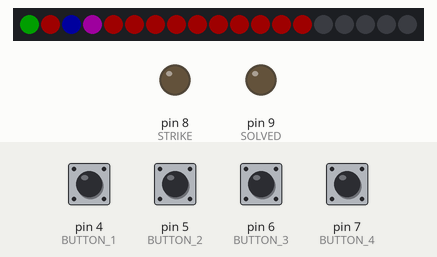
The program below on a simulated Arduino Nano, built with avr-gcc and run on an emulated ATmega328P. Parts: 19 RGB LEDs in strip order, left to right, output pins drawn as LEDs (lit = HIGH). The test bench sets the inputs (shaded band); at power-on: pin 4 (BUTTON_1), pin 5 (BUTTON_2), pin 6 (BUTTON_3), pin 7 (BUTTON_4) HIGH. Dim RGB values are drawn brighter than linear; random numbers use the default seed unless the program sets one; what the program prints to the serial monitor is not drawn.

Above: at 4.3 s.
4.4 s: pin 5 (BUTTON_2) pulled LOW for 0.15 s
At 5.3 s:
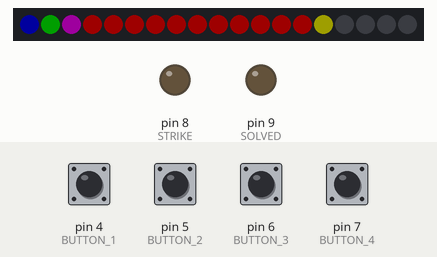
6.4 s: pin 4 (BUTTON_1) pulled LOW for 0.15 s
At 7.2 s:
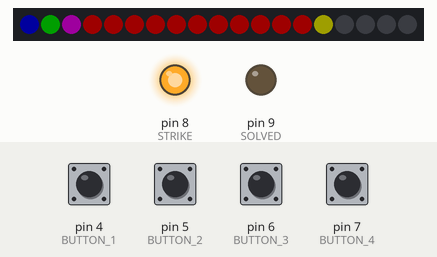
8.9 s: pin 6 (BUTTON_3) pulled LOW for 0.15 s
At 9.5 s:
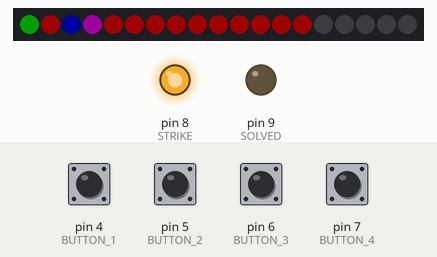
11.4 s: pin 5 (BUTTON_2) pulled LOW for 1 s
At 13.0 s:
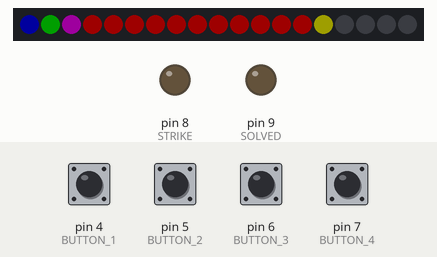
13.9 s: pin 6 (BUTTON_3) pulled LOW for 1 s
At 14.9 s:
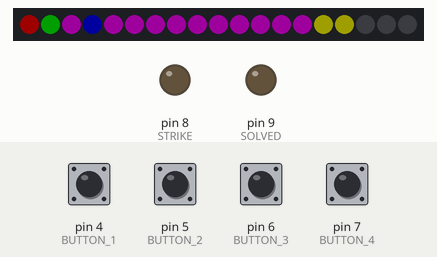
16.4 s: pin 7 (BUTTON_4) pulled LOW for 0.15 s
At 17.2 s:
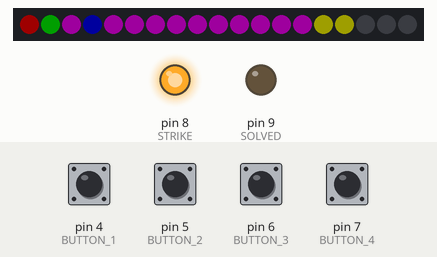
Timing chart, 0 to 19.4 s (numbered marks = the images above; inputs shaded):
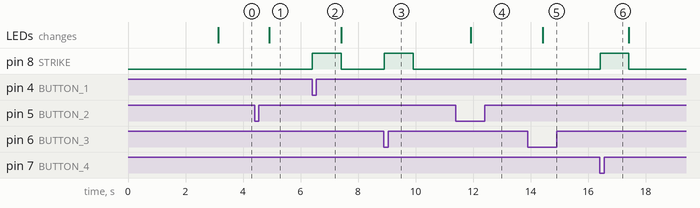

Measured:
- after the input at 4.4 s, the LEDs: change after 0.51 s (image 1)
- after the input at 6.4 s, pin 8 (STRIKE): LOW → HIGH at once, → LOW 1.0 s later
- after the input at 8.9 s, pin 8 (STRIKE): LOW → HIGH at once, → LOW 1.0 s later
- after the input at 11.4 s, the LEDs: change after 0.51 s (image 4)
- after the input at 13.9 s, the LEDs: change after 0.51 s (image 5)
- after the input at 16.4 s, pin 8 (STRIKE): LOW → HIGH at once, → LOW 1.0 s later

The program:

main.cpp
```cpp
#include <Arduino.h>
#include <FastLED.h>

// Button debounce code
const uint8_t DEBOUNCE_DELAY = 10; // in milliseconds

struct Button {
    // state variables
    uint8_t  pin;
    bool     lastReading;
    uint32_t lastDebounceTime;
    uint16_t state;

    // methods determining the logical state of the button
    bool pressed()                { return state == 1; }
    bool released()               { return state == 0xffff; }
    bool held(uint16_t count = 0) { return state > 1 + count && state < 0xffff; }

    // method for reading the physical state of the button
    void read() {
        // reads the voltage on the pin connected to the button
        bool reading = digitalRead(pin);

        // if the logic level has changed since the last reading,
        // we reset the timer which counts down the necessary time
        // beyond which we can consider that the bouncing effect
        // has passed.
        if (reading != lastReading) {
            lastDebounceTime = millis();
        }

        // from the moment we're out of the bouncing phase
        // the actual status of the button can be determined
        if (millis() - lastDebounceTime > DEBOUNCE_DELAY) {
            // don't forget that the read pin is pulled-up
            bool pressed = reading == LOW;
            if (pressed) {
                     if (state  < 0xfffe) state++;
                else if (state == 0xfffe) state = 2;
            } else if (state) {
                state = state == 0xffff ? 0 : 0xffff;
            }
        }

        // finally, each new reading is saved
        lastReading = reading;
    }
};


// Module definitions for communication with the main module.
#define STRIKE 8      // Pin to indicate a strike in-game
#define SOLVED 9    // Pin to indicate the module has been solved

// Pin definitions for module output/input
#define LED_STRIP_PIN   3
#define BUTTON_1        4
#define BUTTON_2        5
#define BUTTON_3        6
#define BUTTON_4        7

Button button_n1      = { BUTTON_1, HIGH, 0, 0 };
Button button_n2      = { BUTTON_2, HIGH, 0, 0 };
Button button_n3      = { BUTTON_3, HIGH, 0, 0 };
Button button_n4      = { BUTTON_4, HIGH, 0, 0 };

// Definitions for LED strip
#define NUM_LEDS    19
#define BRIGHTNESS  30
#define LED_TYPE    WS2812B
CRGB memory_leds[NUM_LEDS];  //#define COLOR_ORDER GRB
const int colors[][3] = {
        {255, 255, 255},  // White
        {255, 0, 0},      // Red - Corresponding to #1 in the game
        {0, 255, 0},      // Green - Corresponding to #2 in the game
        {0, 0, 255},      // Blue - Corresponding to #3 in the game
        {255, 0, 255},    // Magenta - Corresponding to #4 in the game
        {255, 255, 0}     // Yellow
    };

// GAME LOGIC DEFINTIONS AND VARIABLES
// Assigned number to color definitions
#define RED     1
#define GREEN   2
#define BLUE    3
#define MAGENTA 4

int display_values[5];            // Values shown in the display for all 5 stages
int button_values[5][4] = {{1, 2, 3, 4}, {1, 2, 3, 4}, {1, 2, 3, 4}, {1, 2, 3, 4}, {1, 2, 3, 4}};          // Number assigned to each button for all 5 stages
int stage_solutions[5][2];        // Solutions for each stage in the game. Also works as the history correct button press
// Solutions are written as: {position, label}, where label is the number assigned to each button

bool module_solution = false;     // Variable to indicate if the module is solved
int current_stage = 1;            // Current stage of the module (out of 5 stages)


int find_solution_position(int label, int stage_base1) {
  // Find the index of the value that solves a stage.
  // The index returned is in base 1.
  for (int solution_index = 0; solution_index < 4; solution_index++) {
    if (button_values[stage_base1 - 1][solution_index] == label) {
      solution_index += 1;
      Serial.println(solution_index);
      return solution_index;
    }
  }
}


void find_solutions() {
  // STAGE 1
  if (display_values[0] == 1) {
    // If the display is 1, press the button in the second position.
    stage_solutions[0][0] = 2;
    stage_solutions[0][1] = button_values[0][2 - 1];
  }
  else if (display_values[0] == 2) {
    // If the display is 2, press the button in the second position.
    stage_solutions[0][0] = 2,
    stage_solutions[0][1] = button_values[0][2 - 1];
  }
  else if (display_values[0] == 3) {
    // If the display is 3, press the button in the third position.
    stage_solutions[0][0] = 3;
    stage_solutions[0][1] = button_values[0][3 - 1];
  }
  else if (display_values[0] == 4) {
    // If the display is 4, press the button in the fourth position.
    stage_solutions[0][0] = 4;
    stage_solutions[0][1] = button_values[0][4 - 1];
  }

  // STAGE 2
  if (display_values[1] == 1) {
    // If the display is 1, press the button labeled "4".
    stage_solutions[1][0] = find_solution_position(4, 2);
    stage_solutions[1][1] = 4;
  }
  else if (display_values[1] == 2) {
    // If the display is 2, press the button in the same position as you pressed in stage 1.
    stage_solutions[1][0] = stage_solutions[0][0];
    stage_solutions[1][1] = button_values[1][stage_solutions[0][0] - 1];
    // Decrease 1 for the button to get since they are in base 1 in stage_solutions
  }
  else if (display_values[1] == 3) {
    // If the display is 3, press the button in the first position.
    stage_solutions[1][0] = 1;
    stage_solutions[1][1] = button_values[1][1 - 1];
  }
  else if (display_values[1] == 4) {
    // If the display is 4, press the button in the same position as you pressed in stage 1.
    stage_solutions[1][0] = stage_solutions[0][0];
    stage_solutions[1][1] = button_values[1][stage_solutions[0][0] - 1];
    // Decrease 1 for the button to get since they are in base 1 in stage_solutions
  }

  // STAGE 3
  if (display_values[2] == 1) {
    // If the display is 1, press the button with the same label you pressed in stage 2.
    stage_solutions[2][0] = find_solution_position(stage_solutions[2-1][1], 3);
    stage_solutions[2][1] = stage_solutions[2-1][1];
  }
  else if (display_values[2] == 2) {
    // If the display is 2, press the button with the same label you pressed in stage 1.
    stage_solutions[2][0] = find_solution_position(stage_solutions[1-1][1], 3);
    stage_solutions[2][1] = stage_solutions[1-1][1];
  }
  else if (display_values[2] == 3) {
    // If the display is 3, press the button in the third position.
    stage_solutions[2][0] = 3;
    stage_solutions[2][1] = button_values[2][3 - 1];
  }
  else if (display_values[2] == 4) {
    // If the display is 4, press the button labeled "4".
    stage_solutions[2][0] = find_solution_position(4, 3);
    stage_solutions[2][1] = 4;
  }

  // STAGE 4
  if (display_values[3] == 1) {
    // If the display is 1, press the button in the same position as you pressed in stage 1.
    stage_solutions[3][0] = stage_solutions[1-1][0];
    stage_solutions[3][1] = button_values[4-1][stage_solutions[1-1][0] - 1];
    // Decrease 1 for the button to get since they are in base 1 in stage_solutions
  }
  else if (display_values[3] == 2) {
    // If the display is 2, press the button in the first position.
    stage_solutions[3][0] = 1;
    stage_solutions[3][1] = button_values[3][1 - 1];
  }
  else if (display_values[3] == 3) {
    // If the display is 3, press the button in the same position as you pressed in stage 2.
    stage_solutions[3][0] = stage_solutions[2-1][0];
    stage_solutions[3][1] = button_values[4-1][stage_solutions[2-1][0] - 1];
    // Decrease 1 for the button to get since they are in base 1 in stage_solutions
  }
  else if (display_values[3] == 4) {
    // If the display is 4, press the button in the same position as you pressed in stage 2
    stage_solutions[3][0] = stage_solutions[2-1][0];
    stage_solutions[3][1] = button_values[4-1][stage_solutions[2-1][0] - 1];
    // Decrease 1 for the button to get since they are in base 1 in stage_solutions
  }

  // STAGE 5
  if (display_values[4] == 1) {
    // If the display is 1, press the button with the same label you pressed in stage 1.
    stage_solutions[4][0] = find_solution_position(stage_solutions[1-1][1], 5);
    stage_solutions[4][1] = stage_solutions[1-1][1];
  }
  else if (display_values[4] == 2) {
    // If the display is 2, press the button with the same label you pressed in stage 2.
    stage_solutions[4][0] = find_solution_position(stage_solutions[2-1][1], 5);
    stage_solutions[4][1] = stage_solutions[2-1][1];
  }
  else if (display_values[4] == 3) {
    // If the display is 3, press the button with the same label you pressed in stage 4.
    stage_solutions[4][0] = find_solution_position(stage_solutions[4-1][1], 5);
    stage_solutions[4][1] = stage_solutions[4-1][1];
  }
  else if (display_values[4] == 4) {
    // If the display is 4, press the button with the same label you pressed in stage 3.
    stage_solutions[4][0] = find_solution_position(stage_solutions[3-1][1], 5);
    stage_solutions[4][1] = stage_solutions[3-1][1];
  }
}


void initMemoryGame() {
  randomSeed(analogRead(5));

  for (int i = 0; i < 5; i++) {
    display_values[i] = random(1, 5);   // Choose a value from 1 to 4 for each stage

    for (int a = (4 - 1); a > 0; a--) {
      // Shuffle the 4 values for each stage using the Fisher-Yates algorithm
      int b = random(a + 1);
      int hold = button_values[i][a];
      button_values[i][a] = button_values[i][b];
      button_values[i][b] = hold;
    }
  }
  find_solutions();   // Find the solution of the game with the random setup
}


void initLights() {
  delay( 3000 ); // power-up safety delay
  FastLED.addLeds<WS2812, LED_STRIP_PIN, GRB>(memory_leds, NUM_LEDS);
  FastLED.setBrightness(  BRIGHTNESS );
}


void turn_off_lights() {
  for (int i = 0; i > NUM_LEDS; i++){
    memory_leds[i] = CRGB::Black;
    FastLED.show();
    delay(40);
  }
}


void display_stage(int stage_base1) {
  // Displays the current game stage of the game in the LED strip.
  // Does not display the game after winning the game.

  int stage_base0 = stage_base1 - 1;            // Convert the stage into a base 0 index to use in arrays

  // Set display LED
  for (int i = 0; i < 10; i++) {
    memory_leds[i + 4] = CRGB (
      colors[display_values[stage_base0]][0], // Assign to the LED the display color in the current stage
      colors[display_values[stage_base0]][1],
      colors[display_values[stage_base0]][2]);
  }

  // Set button LEDs
  for (int i = 0; i < 4; i++) {
    memory_leds[i] = CRGB (
      colors[button_values[stage_base0][i]][0], // Assign to the LED the button color in the current stage
      colors[button_values[stage_base0][i]][1],
      colors[button_values[stage_base0][i]][2]);
  }

  // Set stage counter LEDs
  for (int i = 1; i < stage_base1; i++) {
    // Assign to LEDs for the stage the color yellow (index 5 in the constant "colors")
    memory_leds[i + 13] = CRGB (colors[5][0], colors[5][1], colors[5][2]);
  }
  for (int i = stage_base1; i <= 5; i++){
    // Turn off the rest of the LEDs for the not completed stages
    memory_leds[i + 13] = CRGB::Black;
  }

  // Display the stage
  FastLED.show();
  delay(40);
}

void display_final_stage() {
  // Displays the winning game status after completing the module

  // Change the display and button LEDs (0 to 4) to white showing the module is completed
  for (int i = 0; i < 14; i++) {
    // Index 0 in the constant colors has the RGB code for white
    memory_leds[i] = CRGB (colors[0][0], colors[0][1], colors[0][2]);
  }

  // Display all the stage LEDs in yellow to show completition of all modules
  for (int i = 1; i <= 5; i++) {
    // Index 5 in the constant colors has the RGB code for yellow
    memory_leds[i + 13] = CRGB (colors[5][0], colors[5][1], colors[5][2]);
  }

  // Display the stage
  FastLED.show();
  delay(40);
}

void setup() {
  Serial.begin(9600);
  pinMode(STRIKE, OUTPUT);
  pinMode(SOLVED, OUTPUT);
  pinMode(BUTTON_1, INPUT_PULLUP);
  pinMode(BUTTON_2, INPUT_PULLUP);
  pinMode(BUTTON_3, INPUT_PULLUP);
  pinMode(BUTTON_4, INPUT_PULLUP);

  initLights();
  initMemoryGame();

  Serial.print("Testing: ");
  Serial.print(stage_solutions[2-1][0]);
  Serial.print(", ");
  Serial.println(button_values[4-1][stage_solutions[2-1][0] - 1]);

  Serial.print("Button Values. 1: (");
  Serial.print(button_values[0][0]);
  Serial.print(", ");
  Serial.print(button_values[0][1]);
  Serial.print(", ");
  Serial.print(button_values[0][2]);
  Serial.print(", ");
  Serial.print(button_values[0][3]);
  Serial.print(")");

  Serial.print(" 2: (");
  Serial.print(button_values[1][0]);
  Serial.print(", ");
  Serial.print(button_values[1][1]);
  Serial.print(", ");
  Serial.print(button_values[1][2]);
  Serial.print(", ");
  Serial.print(button_values[1][3]);
  Serial.print(")");

  Serial.print(" 3: (");
  Serial.print(button_values[2][0]);
  Serial.print(", ");
  Serial.print(button_values[2][1]);
  Serial.print(", ");
  Serial.print(button_values[2][2]);
  Serial.print(", ");
  Serial.print(button_values[2][3]);
  Serial.print(")");

  Serial.print(" 4: (");
  Serial.print(button_values[3][0]);
  Serial.print(", ");
  Serial.print(button_values[3][1]);
  Serial.print(", ");
  Serial.print(button_values[3][2]);
  Serial.print(", ");
  Serial.print(button_values[3][3]);
  Serial.print(")");

  Serial.print(" 5: (");
  Serial.print(button_values[4][0]);
  Serial.print(", ");
  Serial.print(button_values[4][1]);
  Serial.print(", ");
  Serial.print(button_values[4][2]);
  Serial.print(", ");
  Serial.print(button_values[4][3]);
  Serial.println(")");


  Serial.print("Display: ");
  Serial.print(display_values[0]);
  Serial.print(", ");
  Serial.print(display_values[1]);
  Serial.print(", ");
  Serial.print(display_values[2]);
  Serial.print(", ");
  Serial.print(display_values[3]);
  Serial.print(", ");
  Serial.println(display_values[4]);

  Serial.print("Solutions: (");
  Serial.print(stage_solutions[0][0]);
  Serial.print(", ");
  Serial.print(stage_solutions[0][1]);
  Serial.print("), (");

  Serial.print(stage_solutions[1][0]);
  Serial.print(", ");
  Serial.print(stage_solutions[1][1]);
  Serial.print("), (");

  Serial.print(stage_solutions[2][0]);
  Serial.print(", ");
  Serial.print(stage_solutions[2][1]);
  Serial.print("), (");

  Serial.print(stage_solutions[3][0]);
  Serial.print(", ");
  Serial.print(stage_solutions[3][1]);
  Serial.print("), (");

  Serial.print(stage_solutions[4][0]);
  Serial.print(", ");
  Serial.print(stage_solutions[4][1]);
  Serial.println(")");
}

void loop() {
  while (!module_solution) {
    // Read all the buttons
    button_n1.read();
    button_n2.read();
    button_n3.read();
    button_n4.read();

    turn_off_lights();
    display_stage(current_stage);

    bool button_pressed = false;
    while (!button_pressed) {
      // Read all the buttons
      button_n1.read();
      button_n2.read();
      button_n3.read();
      button_n4.read();

      // Count how many buttons are pressed at the same time
      byte button_presses = 0;
      // Get the last button pressed
      byte current_button = 0;

      // Check if a button is pressed
      if (button_n1.pressed()) {
        current_button = 1;
        button_presses += 1;
      }
      if (button_n2.pressed()) {
        current_button = 2;
        button_presses += 1;
      }
      if (button_n3.pressed()) {
        current_button = 3;
        button_presses += 1;
      }
      if (button_n4.pressed()) {
        current_button = 4;
        button_presses += 1;
      }

      // If only one button is pressed and it is the correct button, advance to the next stage
      if (button_presses == 1 && current_button == stage_solutions[current_stage - 1][0]) {
        current_stage += 1;
        delay(500);
        button_pressed = true;    // Break the loop once the button is pressed
      }
      // Else, If an incorrect button is pressed, or more than one button is pressed, return to stage 1 and add a strike.
      else if (button_presses) {
        current_stage = 1;
        digitalWrite(STRIKE, HIGH);
        delay(1000);
        digitalWrite(STRIKE, LOW);
        button_pressed = true;    // Break the loop once the button is pressed
      }
    }

    if (current_stage > 5){
      module_solution = true;
    }
  }

  digitalWrite(SOLVED, HIGH);
  display_final_stage();
  while(1){}
}
```
